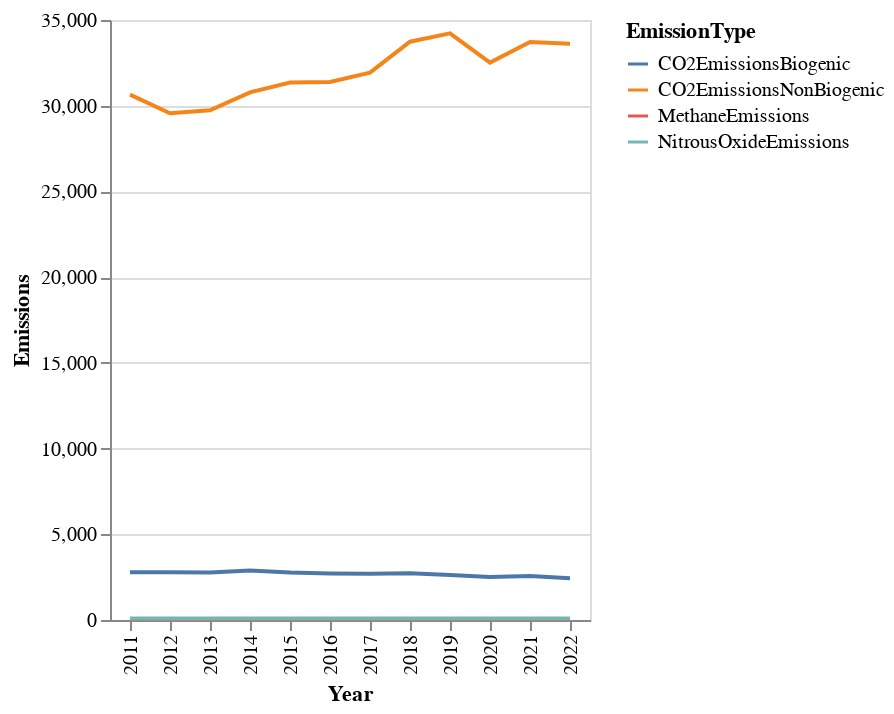

Notebook cell for this chart:
### Code cell
alt.Chart(UnitEmissionsByYear).mark_line().encode(
    x = 'Year:O',
    y = 'Emissions:Q',
    color = 'EmissionType:N'
)

### Figure 1 — Vega-Lite specification as saved in the notebook (floating-point values rounded to 4 significant figures)
{"config": {"view": {"continuousWidth": 400, "continuousHeight": 300}}, "data": {"name": "data-14fba54733911c25e08b94713c83309d"}, "mark": "line", "encoding": {"color": {"field": "EmissionType", "type": "nominal"}, "x": {"field": "Year", "type": "ordinal"}, "y": {"field": "Emissions", "type": "quantitative"}}, "$schema": "https://vega.github.io/schema/vega-lite/v4.17.0.json", "datasets": {"data-14fba54733911c25e08b94713c83309d": [{"Year": 2011, "EmissionType": "CO2EmissionsBiogenic", "FacilityId": 1004000.0, "Emissions": 2784.0}, {"Year": 2011, "EmissionType": "CO2EmissionsNonBiogenic", "FacilityId": 1004000.0, "Emissions": 30650.0}, {"Year": 2011, "EmissionType": "MethaneEmissions", "FacilityId": 1004000.0, "Emissions": 52.08}, {"Year": 2011, "EmissionType": "NitrousOxideEmissions", "FacilityId": 1004000.0, "Emissions": 91.45}, {"Year": 2012, "EmissionType": "CO2EmissionsBiogenic", "FacilityId": 1004000.0, "Emissions": 2784.0}, {"Year": 2012, "EmissionType": "CO2EmissionsNonBiogenic", "FacilityId": 1004000.0, "Emissions": 29560.0}, {"Year": 2012, "EmissionType": "MethaneEmissions", "FacilityId": 1004000.0, "Emissions": 51.39}, {"Year": 2012, "EmissionType": "NitrousOxideEmissions", "FacilityId": 1004000.0, "Emissions": 90.81}, {"Year": 2013, "EmissionType": "CO2EmissionsBiogenic", "FacilityId": 1004000.0, "Emissions": 2767.0}, {"Year": 2013, "EmissionType": "CO2EmissionsNonBiogenic", "FacilityId": 1004000.0, "Emissions": 29740.0}, {"Year": 2013, "EmissionType": "MethaneEmissions", "FacilityId": 1004000.0, "Emissions": 42.21}, {"Year": 2013, "EmissionType": "NitrousOxideEmissions", "FacilityId": 1004000.0, "Emissions": 90.0}, {"Year": 2014, "EmissionType": "CO2EmissionsBiogenic", "FacilityId": 1004000.0, "Emissions": 2882.0}, {"Year": 2014, "EmissionType": "CO2EmissionsNonBiogenic", "FacilityId": 1004000.0, "Emissions": 30780.0}, {"Year": 2014, "EmissionType": "MethaneEmissions", "FacilityId": 1004000.0, "Emissions": 40.62}, {"Year": 2014, "EmissionType": "NitrousOxideEmissions", "FacilityId": 1004000.0, "Emissions": 91.53}, {"Year": 2015, "EmissionType": "CO2EmissionsBiogenic", "FacilityId": 1004000.0, "Emissions": 2766.0}, {"Year": 2015, "EmissionType": "CO2EmissionsNonBiogenic", "FacilityId": 1004000.0, "Emissions": 31360.0}, {"Year": 2015, "EmissionType": "MethaneEmissions", "FacilityId": 1004000.0, "Emissions": 40.38}, {"Year": 2015, "EmissionType": "NitrousOxideEmissions", "FacilityId": 1004000.0, "Emissions": 90.37}, {"Year": 2016, "EmissionType": "CO2EmissionsBiogenic", "FacilityId": 1004000.0, "Emissions": 2713.0}, {"Year": 2016, "EmissionType": "CO2EmissionsNonBiogenic", "FacilityId": 1004000.0, "Emissions": 31390.0}, {"Year": 2016, "EmissionType": "MethaneEmissions", "FacilityId": 1004000.0, "Emissions": 41.04}, {"Year": 2016, "EmissionType": "NitrousOxideEmissions", "FacilityId": 1004000.0, "Emissions": 91.34}, {"Year": 2017, "EmissionType": "CO2EmissionsBiogenic", "FacilityId": 1004000.0, "Emissions": 2704.0}, {"Year": 2017, "EmissionType": "CO2EmissionsNonBiogenic", "FacilityId": 1004000.0, "Emissions": 31930.0}, {"Year": 2017, "EmissionType": "MethaneEmissions", "FacilityId": 1004000.0, "Emissions": 41.36}, {"Year": 2017, "EmissionType": "NitrousOxideEmissions", "FacilityId": 1004000.0, "Emissions": 91.89}, {"Year": 2018, "EmissionType": "CO2EmissionsBiogenic", "FacilityId": 1004000.0, "Emissions": 2720.0}, {"Year": 2018, "EmissionType": "CO2EmissionsNonBiogenic", "FacilityId": 1004000.0, "Emissions": 33730.0}, {"Year": 2018, "EmissionType": "MethaneEmissions", "FacilityId": 1004000.0, "Emissions": 42.68}, {"Year": 2018, "EmissionType": "NitrousOxideEmissions", "FacilityId": 1004000.0, "Emissions": 94.61}, {"Year": 2019, "EmissionType": "CO2EmissionsBiogenic", "FacilityId": 1004000.0, "Emissions": 2619.0}, {"Year": 2019, "EmissionType": "CO2EmissionsNonBiogenic", "FacilityId": 1004000.0, "Emissions": 34220.0}, {"Year": 2019, "EmissionType": "MethaneEmissions", "FacilityId": 1004000.0, "Emissions": 42.5}, {"Year": 2019, "EmissionType": "NitrousOxideEmissions", "FacilityId": 1004000.0, "Emissions": 92.99}, {"Year": 2020, "EmissionType": "CO2EmissionsBiogenic", "FacilityId": 1004000.0, "Emissions": 2509.0}, {"Year": 2020, "EmissionType": "CO2EmissionsNonBiogenic", "FacilityId": 1004000.0, "Emissions": 32510.0}, {"Year": 2020, "EmissionType": "MethaneEmissions", "FacilityId": 1004000.0, "Emissions": 40.3}, {"Year": 2020, "EmissionType": "NitrousOxideEmissions", "FacilityId": 1004000.0, "Emissions": 87.51}, {"Year": 2021, "EmissionType": "CO2EmissionsBiogenic", "FacilityId": 1004000.0, "Emissions": 2563.0}, {"Year": 2021, "EmissionType": "CO2EmissionsNonBiogenic", "FacilityId": 1004000.0, "Emissions": 33710.0}, {"Year": 2021, "EmissionType": "MethaneEmissions", "FacilityId": 1004000.0, "Emissions": 40.76}, {"Year": 2021, "EmissionType": "NitrousOxideEmissions", "FacilityId": 1004000.0, "Emissions": 89.32}, {"Year": 2022, "EmissionType": "CO2EmissionsBiogenic", "FacilityId": 1004000.0, "Emissions": 2440.0}, {"Year": 2022, "EmissionType": "CO2EmissionsNonBiogenic", "FacilityId": 1004000.0, "Emissions": 33610.0}, {"Year": 2022, "EmissionType": "MethaneEmissions", "FacilityId": 1004000.0, "Emissions": 40.57}, {"Year": 2022, "EmissionType": "NitrousOxideEmissions", "FacilityId": 1004000.0, "Emissions": 88.48}]}}
